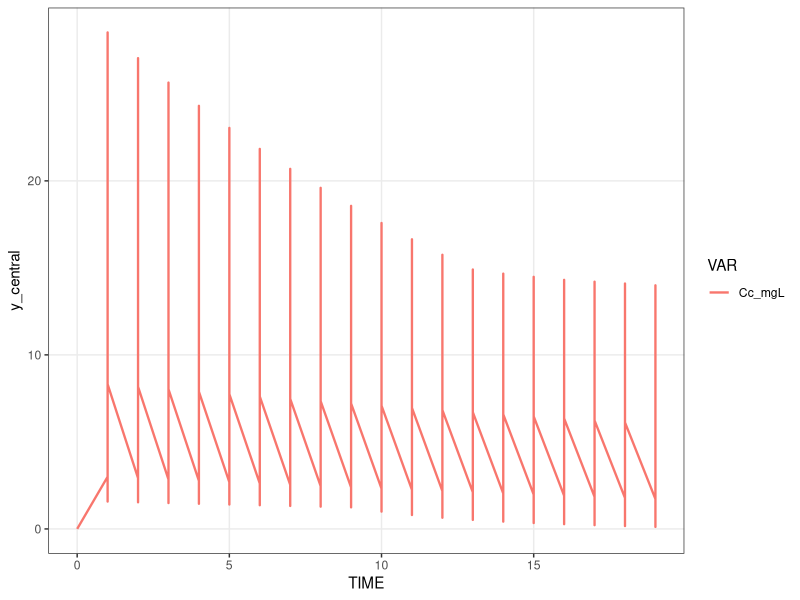
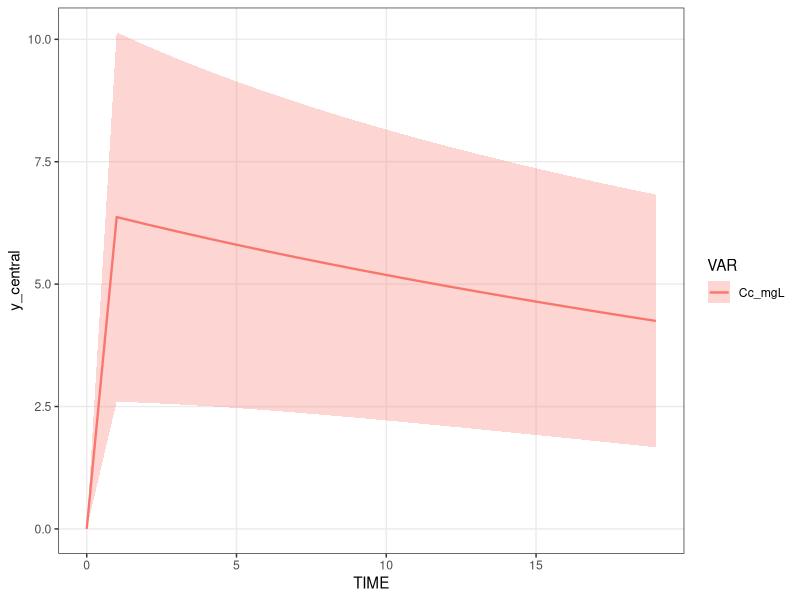
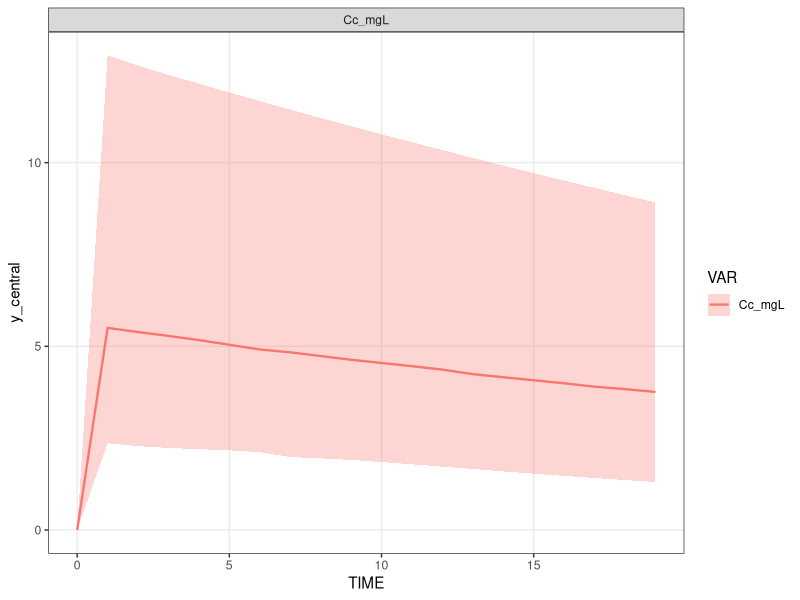
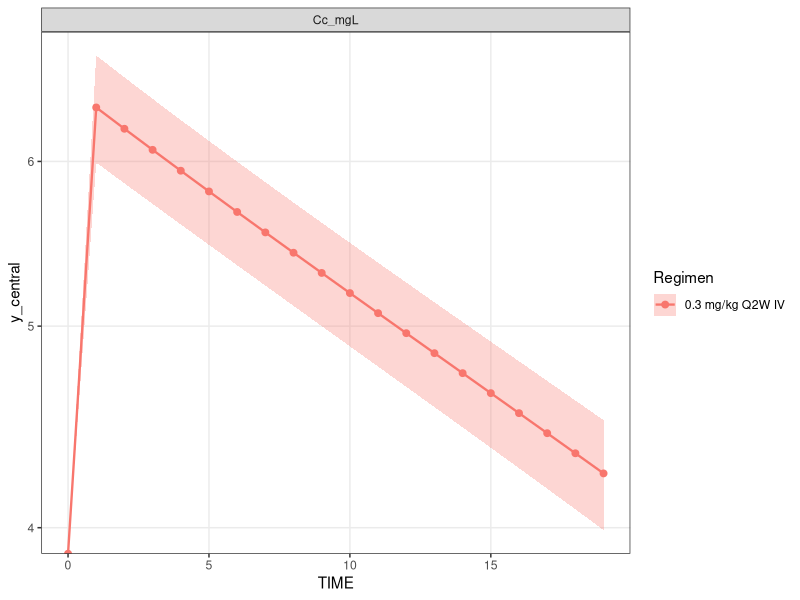
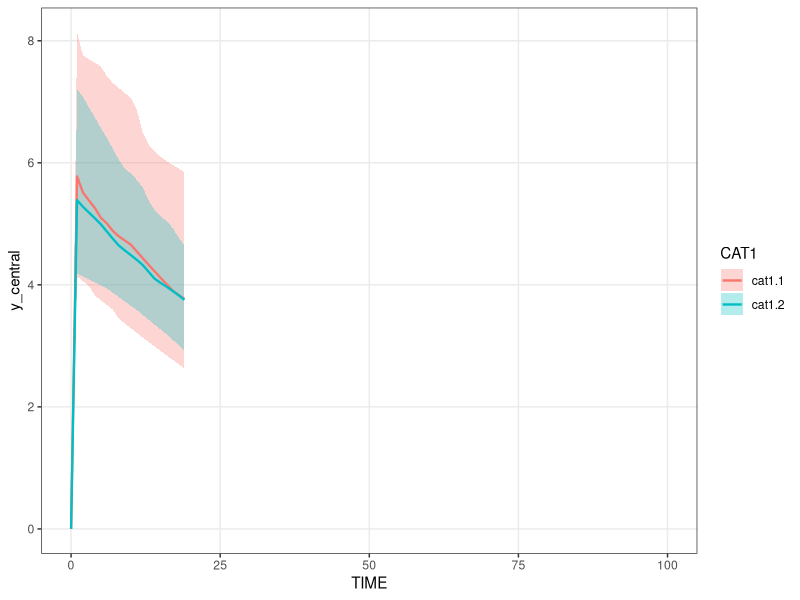

Here is the R script that generated these plots, in order:
## Author: Victor Sokolov
## First created: 2025-11-13
## Description: 
## Keywords: 

#####--------------- Load functions and libraries ---------------#####
library(tidyverse)
theme_set(theme_bw())
theme_update(panel.grid.minor = element_blank())


#####--------------- Read the data ---------------#####
ds_sim <- read_csv("sim_timeprof_test.csv", col_types = cols())


#####--------------- Function body ---------------#####
sg_sim_tp <- function(
  ds_i,
  x_col = 'TIME',
  y_col = 'VALUE',
  group_i = 'VAR',
  bands_i = NULL,
  cent_i = NULL,
  vrns_i = NULL,
  lperc_i = NULL,
  uperc_i = NULL,
  add_points = 0,
  col_i = NULL,
  fill_i = NULL,
  lty_i = NULL,
  shp_i = NULL,
  grid_i = NULL,
  wrap_i = NULL,
  free_stat = 'free',
  wrap_ncol = NULL,
  wrap_nrow = NULL,
  x_min = NA,
  x_max = NA,
  y_min = NA,
  y_max = NA,
  log_y = FALSE,
  log_x = FALSE
) {
  
  # Determine all grouping columns
  group_cols <- unique(c(group_i, col_i, fill_i, lty_i, shp_i))
  group_cols <- group_cols[!is.null(group_cols)]
  
  # Check if summarization is needed
  needs_summary <- !is.null(cent_i) || !is.null(vrns_i) || !is.null(lperc_i) || !is.null(uperc_i)
  
  if (needs_summary) {
    # Prepare grouping for summarization
    group_vars <- c(x_col, group_cols)
    
    # Summarize data
    ds_plot <- ds_i %>%
      group_by(across(all_of(group_vars))) %>%
      summarise(
        n = n(),
        mean_val = if (!is.null(cent_i) && cent_i == "mean") mean(!!sym(y_col), na.rm = TRUE) else NA_real_,
        median_val = if (!is.null(cent_i) && cent_i == "median") median(!!sym(y_col), na.rm = TRUE) else NA_real_,
        geom_mean_val = if (!is.null(cent_i) && cent_i == "geom_mean") exp(mean(log(!!sym(y_col)), na.rm = TRUE)) else NA_real_,
        sd_val = if (!is.null(vrns_i) && vrns_i == "SD") sd(!!sym(y_col), na.rm = TRUE) else NA_real_,
        se_val = if (!is.null(vrns_i) && vrns_i == "SE") sd(!!sym(y_col), na.rm = TRUE) / sqrt(n()) else NA_real_,
        q25 = if (!is.null(vrns_i) && vrns_i == "IQR") quantile(!!sym(y_col), 0.25, na.rm = TRUE) else NA_real_,
        q75 = if (!is.null(vrns_i) && vrns_i == "IQR") quantile(!!sym(y_col), 0.75, na.rm = TRUE) else NA_real_,
        lperc = if (!is.null(lperc_i)) quantile(!!sym(y_col), lperc_i, na.rm = TRUE) else NA_real_,
        uperc = if (!is.null(uperc_i)) quantile(!!sym(y_col), uperc_i, na.rm = TRUE) else NA_real_,
        .groups = 'drop'
      )
    
    # Calculate central tendency value
    if (!is.null(cent_i)) {
      if (cent_i == "mean") {
        ds_plot <- ds_plot %>% mutate(y_central = mean_val)
      } else if (cent_i == "median") {
        ds_plot <- ds_plot %>% mutate(y_central = median_val)
      } else if (cent_i == "geom_mean") {
        ds_plot <- ds_plot %>% mutate(y_central = geom_mean_val)
      }
    } else {
      # If no central tendency, use original values (shouldn't happen in summary mode)
      ds_plot <- ds_plot %>% mutate(y_central = mean_val)
    }
    
    # Calculate variance bands if specified
    if (!is.null(vrns_i)) {
      if (vrns_i == "SD") {
        ds_plot <- ds_plot %>%
          mutate(
            y_lower = y_central - sd_val,
            y_upper = y_central + sd_val
          )
      } else if (vrns_i == "SE") {
        ds_plot <- ds_plot %>%
          mutate(
            y_lower = y_central - se_val,
            y_upper = y_central + se_val
          )
      } else if (vrns_i == "IQR") {
        ds_plot <- ds_plot %>%
          mutate(
            y_lower = q25,
            y_upper = q75
          )
      }
    }
    
    # Add percentile bands if specified
    if (!is.null(lperc_i) && !is.null(uperc_i)) {
      ds_plot <- ds_plot %>%
        mutate(
          y_lower_perc = lperc,
          y_upper_perc = uperc
        )
    }
    
  } else {
    # No summarization needed - use raw data
    ds_plot <- ds_i %>%
      rename(y_central = !!sym(y_col))
  }
  
  # Initialize ggplot
  p <- ggplot(ds_plot, aes(x = !!sym(x_col), y = y_central))
  
  # Add ribbon for bands_i if specified
  if (!is.null(bands_i) && length(bands_i) == 2) {
    ribbon_mapping <- aes(ymin = !!sym(bands_i[1]), ymax = !!sym(bands_i[2]))
    if (!is.null(fill_i)) {
      ribbon_mapping$fill <- sym(fill_i)
    }
    p <- p + geom_ribbon(ribbon_mapping, alpha = 0.3)
  }
  
  # Add ribbon for percentile bands
  if (!is.null(lperc_i) && !is.null(uperc_i) && needs_summary) {
    ribbon_mapping <- aes(ymin = y_lower_perc, ymax = y_upper_perc)
    if (!is.null(fill_i)) {
      ribbon_mapping$fill <- sym(fill_i)
    }
    p <- p + geom_ribbon(ribbon_mapping, alpha = 0.3)
  }
  
  # Add ribbon for variance bands
  if (!is.null(vrns_i) && needs_summary) {
    ribbon_mapping <- aes(ymin = y_lower, ymax = y_upper)
    if (!is.null(fill_i)) {
      ribbon_mapping$fill <- sym(fill_i)
    }
    p <- p + geom_ribbon(ribbon_mapping, alpha = 0.3)
  }
  
  # Build aesthetic mappings for line
  line_mapping <- aes()
  if (!is.null(col_i)) {
    line_mapping$colour <- sym(col_i)
  }
  if (!is.null(lty_i)) {
    line_mapping$linetype <- sym(lty_i)
  }
  if (length(group_cols) > 0) {
    line_mapping$group <- expr(interaction(!!!syms(group_cols)))
  }
  
  # Add line layer
  p <- p + geom_line(line_mapping, linewidth = 0.8)
  
  # Add points if requested
  if (add_points > 0) {
    point_mapping <- aes()
    if (!is.null(col_i)) {
      point_mapping$colour <- sym(col_i)
    }
    if (!is.null(shp_i)) {
      point_mapping$shape <- sym(shp_i)
    }
    p <- p + geom_point(point_mapping, size = add_points)
  }
  
  # Add faceting
  if (!is.null(grid_i)) {
    p <- p + facet_grid(as.formula(grid_i), scales = free_stat)
  } else if (!is.null(wrap_i)) {
    p <- p + facet_wrap(as.formula(wrap_i), scales = free_stat, 
                        ncol = wrap_ncol, nrow = wrap_nrow)
  }
  
  # Apply log scales
  if (!is.na(log_y) && log_y) {
    p <- p + scale_y_log10()
  }
  
  if (!is.na(log_x) && log_x) {
    p <- p + scale_x_log10()
  }
  
  # Apply coordinate limits
  xlim_vec <- c(
    if (!is.na(x_min)) x_min else NA,
    if (!is.na(x_max)) x_max else NA
  )
  
  ylim_vec <- c(
    if (!is.na(y_min)) y_min else NA,
    if (!is.na(y_max)) y_max else NA
  )
  
  if (!all(is.na(xlim_vec)) || !all(is.na(ylim_vec))) {
    p <- p + coord_cartesian(
      xlim = if (!all(is.na(xlim_vec))) xlim_vec else NULL,
      ylim = if (!all(is.na(ylim_vec))) ylim_vec else NULL
    )
  }
  
  return(p)
}


#####--------------- Example run ---------------#####

# Example 1: Simple plot with raw data grouped by VAR
p1 <- sg_sim_tp(ds_i = ds_sim, group_i = 'VAR', col_i = 'VAR')

# Example 2: Plot with mean and SD bands
p2 <- sg_sim_tp(
  ds_i = ds_sim,
  cent_i = 'mean',
  vrns_i = 'SD',
  col_i = 'VAR',
  fill_i = 'VAR'
)

# Example 3: Plot with median and 5th-95th percentile bands
p3 <- sg_sim_tp(
  ds_i = ds_sim,
  cent_i = 'median',
  lperc_i = 0.05,
  uperc_i = 0.95,
  col_i = 'VAR',
  fill_i = 'VAR',
  wrap_i = '~VAR',
  wrap_ncol = 2
)

# Example 4: Plot grouped by Dose with points and faceting
p4 <- sg_sim_tp(
  ds_i = ds_sim,
  cent_i = 'mean',
  vrns_i = 'SE',
  col_i = 'Regimen',
  fill_i = 'Regimen',
  add_points = 2,
  grid_i = '~VAR',
  log_y = TRUE
)

# Example 5: Plot with custom axis limits and IQR
p5 <- sg_sim_tp(
  ds_i = ds_sim,
  cent_i = 'median',
  vrns_i = 'IQR',
  col_i = 'CAT1',
  fill_i = 'CAT1',
  x_min = 0,
  x_max = 100,
  y_min = 0
)
